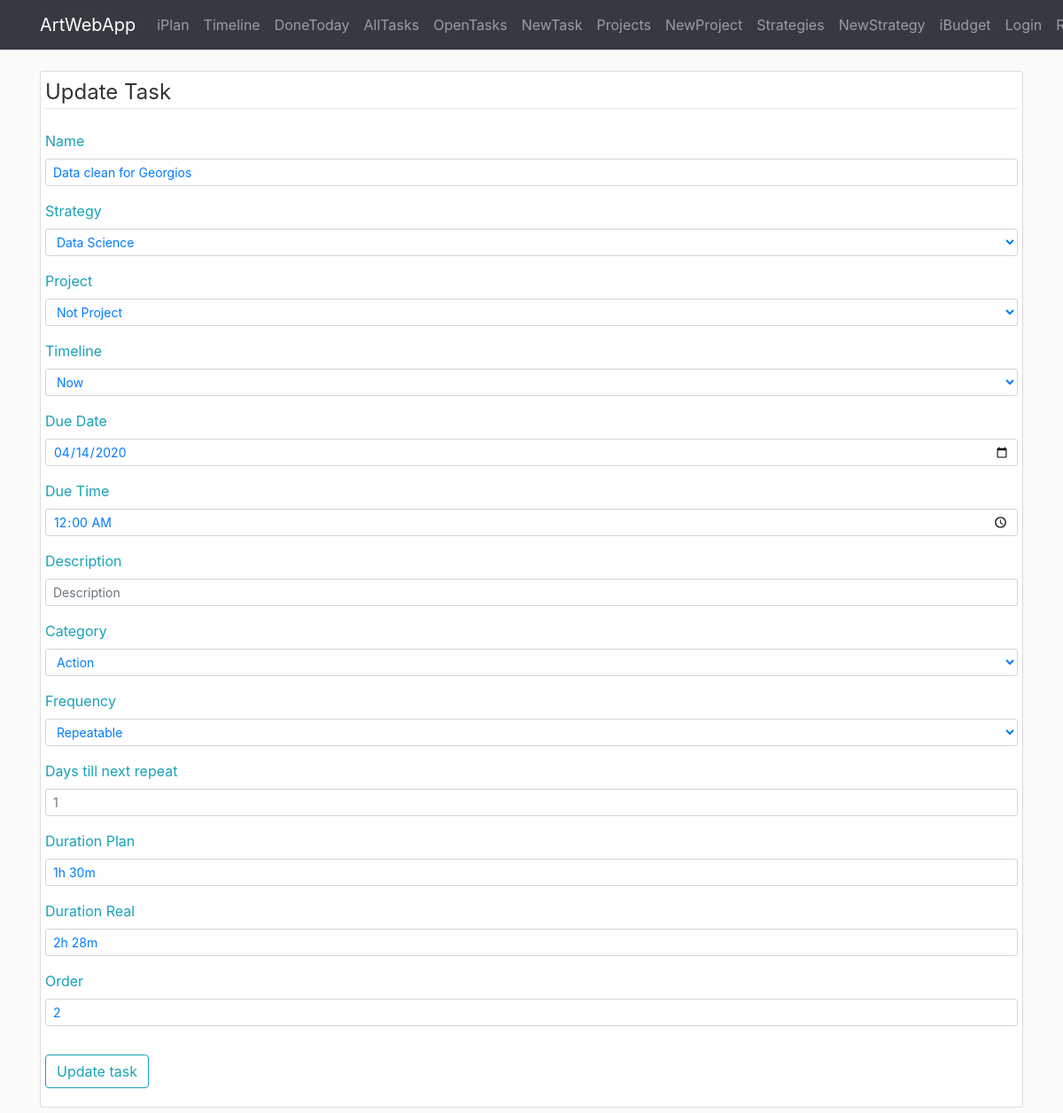
The app's page /iplan/task/update/1, older data.
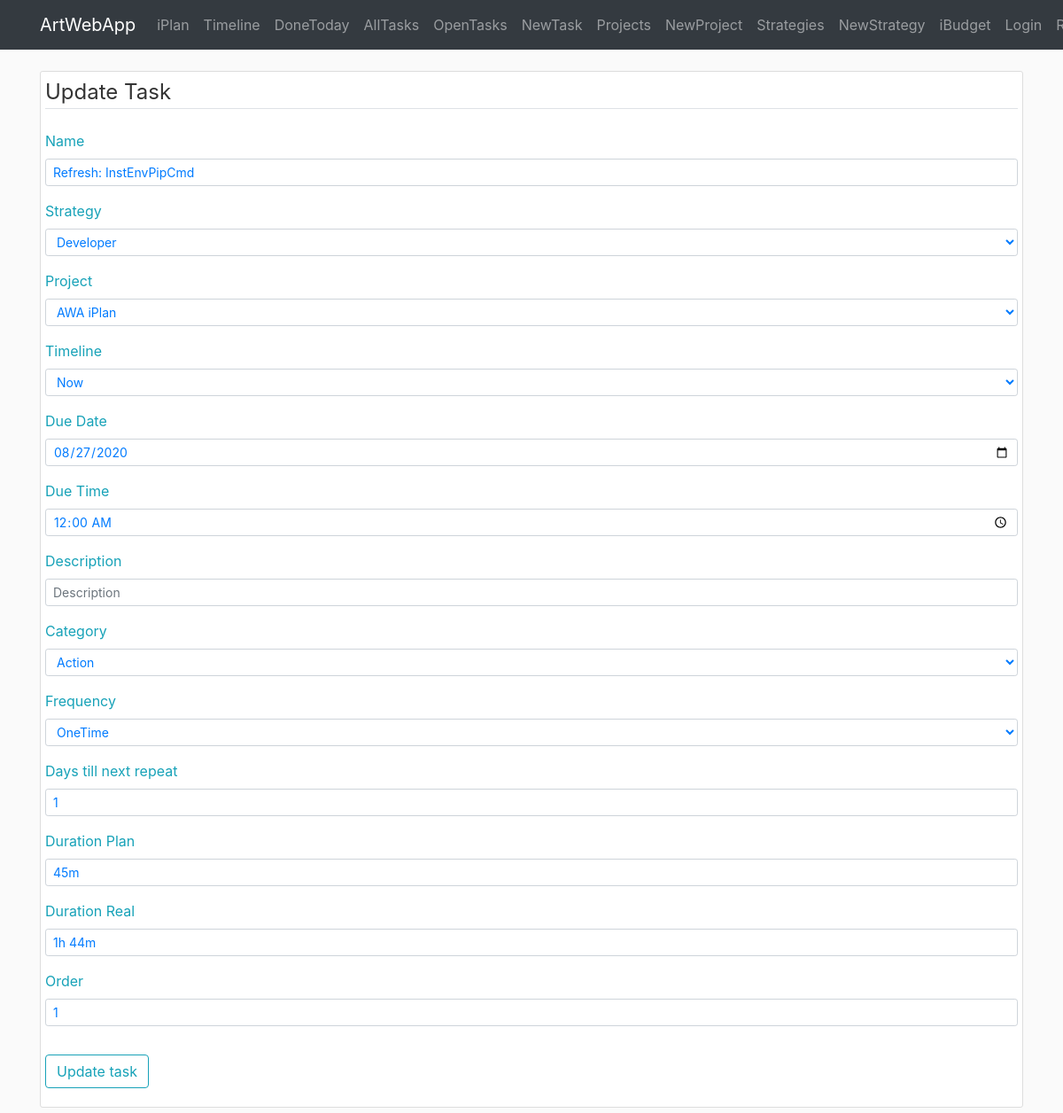
The same page, newer data.
### awa/iplan/models.py (models this page shows, shortened)
class Task(db.Model):
    id = db.Column(db.Integer, primary_key=True, autoincrement=True)
    name = db.Column(db.String(140), nullable=False)
    desc = db.Column(db.Text)
    category = db.Column(db.String(20))
    frequency = db.Column(db.String(10))
    frequency_days = db.Column(db.Integer)
    time_creation = db.Column(db.DateTime, default=datetime.now)
    time_completion = db.Column(db.DateTime)
    time_due = db.Column(db.DateTime)
    time_line = db.Column(db.String(20))
    duration_plan = db.Column(db.Interval, nullable=False, default=timedelta(0))
    duration_real = db.Column(db.Interval, nullable=False, default=timedelta(0))
    timer_start = db.Column(db.DateTime)
    order = db.Column(db.Integer)
    show_menu = db.Column(db.Boolean, default=True, nullable=False)
    id_strategy = db.Column(db.Integer, db.ForeignKey('strategy.id'), nullable=False)
    id_project = db.Column(db.Integer, db.ForeignKey('project.id'))

### awa/iplan/routes.py (the view)
@iplan.route('/iplan/task/update/<id_task>', methods=['GET', 'POST'])
def task_update(id_task):
    form_task = TaskForm()
    form_task.id_strategy.choices = [(item.id, item.name) for item in Strategy.query.all()]
    form_task.id_project.choices = [(item.id, item.name) for item in Project.query.order_by(Project.order).all()]
    form_task.category.choices = TASK_CATEGORY_CHOICES
    form_task.frequency.choices = TASK_FREQUENCY_CHOICES
    form_task.time_line.choices = TimeLine.selectfield_choices()
    task = Task.query.get_or_404(id_task)
    if form_task.validate_on_submit():
        task.name = form_task.name.data
        task.id_strategy = form_task.id_strategy.data
        task.id_project = form_task.id_project.data
        task.desc = form_task.desc.data
        task.category = dict(TASK_CATEGORY_CHOICES).get(form_task.category.data)
        task.frequency = dict(TASK_FREQUENCY_CHOICES).get(form_task.frequency.data)
        task.frequency_days = form_task.frequency_days.data
        task.duration_plan = duration_from_string(form_task.duration_plan.data)
        task.duration_real = duration_from_string(form_task.duration_real.data)
        task.time_line = form_task.time_line.data
        task.time_due = datetime(year=form_task.time_due_date.data.year, month=form_task.time_due_date.data.month, day=form_task.time_due_date.data.day) + timedelta(hours=form_task.time_due_time.data.hour, minutes=form_task.time_due_time.data.minute)
        task.order = form_task.order.data
        db.session.commit()
        return redirect(url_for('iplan.timeline'))
    elif request.method == 'GET':
        form_task.name.data = task.name
        form_task.id_strategy.data = task.id_strategy
        form_task.id_project.data = task.id_project
        form_task.desc.data = task.desc
        form_task.category.data = reverse_dict(TASK_CATEGORY_CHOICES).get(task.category, 1)
        form_task.frequency.data = reverse_dict(TASK_FREQUENCY_CHOICES).get(task.frequency, 1)
        form_task.frequency_days.data = task.frequency_days
        form_task.duration_plan.data = string_from_duration(task.duration_plan)
        form_task.duration_real.data = string_from_duration(task.duration_real)
        form_task.order.data = task.order
        form_task.time_line.data = task.time_line
        form_task.time_due_date.data = task.time_due
        form_task.time_due_time.data = task.time_due
        form_task.submit.label.text = 'Update task'
    return render_template('iplan/task_edit.html', form_task=form_task, legend='Update Task')

### awa/iplan/forms.py
class TaskForm(FlaskForm):
    name = StringField(label='Name', validators=[DataRequired(), Length(min=1, max=140)])
    desc = StringField(label='Description')
    duration_plan = StringField(label='Duration Plan')  # Is converted to Interval with duration_from_string
    duration_real = StringField(label='Duration Real')
    category = SelectField(label='Category', coerce=int)
    time_line = SelectField(label='Timeline')
    time_due_date = DateField(label='Due Date')
    time_due_time = TimeField(label='Due Time')
    frequency = SelectField(label='Frequency', coerce=int)
    frequency_days = IntegerField(label='Days till next repeat')
    order = IntegerField(label='Order')
    id_strategy = SelectField(label='Strategy', coerce=int)
    id_project = SelectField(label='Project', coerce=int)
    submit = SubmitField(label='Add Task')

### awa/iplan/utils.py (called while the page is built)
def reverse_dict(x):
    return {v: k for (k, v) in dict(x).items()}

    @staticmethod
    def selectfield_choices():
        return [(x, x) for x in TimeLine.categories]

### awa/templates/iplan/task_edit.html (shortened to what the changed rows need)
{% extends "layout.html" %}
{% block content %}
<div class="container">
     <div class="content-section">
         <form method="POST" action="">
            <fieldset class="form-group">
                <div class="form-group">
                    {{ form_task.name.label(class="form-control-label text-info text-info") }}
                    {% if form_task.name.errors %}
                        {{ form_task.name(class="form-control form-control-sm is-invalid") }}
                        <div class="invalid-feedback">
                            {% for error in form_task.name.errors %}
                                <span>{{ error }}</span>
                            {% endfor %}
                        </div>
                    {% else %}
                        {{ form_task.name(class="form-control form-control-sm text-primary", placeholder='Task') }}
                    {% endif %}
                </div>
                <div class="form-group">
                    {{ form_task.id_strategy.label(class="form-control-label text-info text-info") }}
                    {% if form_task.id_strategy.errors %}
                        {{ form_task.id_strategy(class="form-control form-control-sm is-invalid") }}
                        <div class="invalid-feedback">
                            {% for error in form_task.id_strategy.errors %}
                                <span>{{ error }}</span>
                            {% endfor %}
                        </div>
                    {% else %}
                        {{ form_task.id_strategy(class="form-control form-control-sm text-primary", placeholder='Strategy') }}
                    {% endif %}
                </div>
                <div class="form-group">
                    {{ form_task.id_project.label(class="form-control-label text-info text-info") }}
                    {% if form_task.id_project.errors %}
                        {{ form_task.id_project(class="form-control form-control-sm is-invalid") }}
                        <div class="invalid-feedback">
                            {% for error in form_task.id_project.errors %}
                                <span>{{ error }}</span>
                            {% endfor %}
                        </div>
                    {% else %}
                        {{ form_task.id_project(class="form-control form-control-sm text-primary", placeholder='Project') }}
                    {% endif %}
                </div>
                <div class="form-group">
                    {{ form_task.time_line.label(class="form-control-label text-info text-info") }}
                    {% if form_task.time_line.errors %}
                        {{ form_task.time_line(class="form-control form-control-sm is-invalid") }}
                        <div class="invalid-feedback">
                            {% for error in form_task.time_line.errors %}
                                <span>{{ error }}</span>
                            {% endfor %}
                        </div>
                    {% else %}
                        {{ form_task.time_line(class="form-control form-control-sm text-primary", placeholder='Task') }}
                    {% endif %}
                </div>
                <div class="form-group">
                    {{ form_task.time_due_date.label(class="form-control-label text-info text-info") }}
                    {% if form_task.time_due_date.errors %}
                        {{ form_task.time_due_date(class="form-control form-control-sm is-invalid") }}
                        <div class="invalid-feedback">
                            {% for error in form_task.time_due_date.errors %}
                                <span>{{ error }}</span>
                            {% endfor %}
                        </div>
                    {% else %}
                        {{ form_task.time_due_date(class="form-control form-control-sm text-primary") }}
                    {% endif %}
                </div>
                <div class="form-group">
                    {{ form_task.desc.label(class="form-control-label text-info") }}
                    {% if form_task.desc.errors %}
                        {{ form_task.desc(class="form-control form-control-sm is-invalid") }}
                        <div class="invalid-feedback">
                            {% for error in form_task.desc.errors %}
                                <span>{{ error }}</span>
                            {% endfor %}
                        </div>
                    {% else %}
                        {{ form_task.desc(class="form-control form-control-sm text-primary", placeholder='Description') }}
                    {% endif %}
                </div>
                <div class="form-group">
                    {{ form_task.category.label(class="form-control-label text-info") }}
                    {% if form_task.category.errors %}
                        {{ form_task.category(class="form-control form-control-sm is-invalid") }}
                        <div class="invalid-feedback">
                            {% for error in form_task.category.errors %}
                                <span>{{ error }}</span>
                            {% endfor %}
                        </div>
                    {% else %}
                        {{ form_task.category(class="form-control form-control-sm text-primary", placeholder='Description') }}
                    {% endif %}
                </div>
                <div class="form-group">
                    {{ form_task.frequency.label(class="form-control-label text-info") }}
                    {% if form_task.frequency.errors %}
                        {{ form_task.frequency(class="form-control form-control-sm is-invalid") }}
                        <div class="invalid-feedback">
                            {% for error in form_task.frequency.errors %}
                                <span>{{ error }}</span>
                            {% endfor %}
                        </div>
                    {% else %}
                        {{ form_task.frequency(class="form-control form-control-sm text-primary", placeholder='Description') }}
                    {% endif %}
                </div>
                <div class="form-group">
                    {{ form_task.frequency_days.label(class="form-control-label text-info") }}
                    {% if form_task.frequency_days.errors %}
                        {{ form_task.frequency_days(class="form-control form-control-sm is-invalid") }}
                        <div class="invalid-feedback">
                            {% for error in form_task.frequency_days.errors %}
                                <span>{{ error }}</span>
                            {% endfor %}
                        </div>
                    {% else %}
                        {{ form_task.frequency_days(class="form-control form-control-sm text-primary", placeholder=1) }}
                    {% endif %}
                </div>
                <div class="form-group">
                    {{ form_task.duration_plan.label(class="form-control-label text-info") }}
                    {% if form_task.duration_plan.errors %}
                        {{ form_task.duration_plan(class="form-control form-control-sm is-invalid") }}
                        <div class="invalid-feedback">
                            {% for error in form_task.duration_plan.errors %}
                                <span>{{ error }}</span>
                            {% endfor %}
                        </div>
                    {% else %}
                        {{ form_task.duration_plan(class="form-control form-control-sm text-primary", placeholder='0h 0m')}}
                    {% endif %}
                </div>
                <div class="form-group">
                    {{ form_task.duration_real.label(class="form-control-label text-info") }}
                    {% if form_task.duration_real.errors %}
                        {{ form_task.duration_real(class="form-control form-control-sm is-invalid") }}
                        <div class="invalid-feedback">
                            {% for error in form_task.duration_real.errors %}
                                <span>{{ error }}</span>
                            {% endfor %}
                        </div>
                    {% else %}
                        {{ form_task.duration_real(class="form-control form-control-sm text-primary", placeholder='0h 0m')}}
                    {% endif %}
                </div>
                <div class="form-group">
                    {{ form_task.order.label(class="form-control-label text-info") }}
                    {% if form_task.order.errors %}
                        {{ form_task.order(class="form-control form-control-sm is-invalid") }}
                        <div class="invalid-feedback">
                            {% for error in form_task.order.errors %}
                                <span>{{ error }}</span>
                            {% endfor %}
                        </div>
                    {% else %}
                        {{ form_task.order(class="form-control form-control-sm text-primary", placeholder='0')}}
                    {% endif %}
                </div>
            </fieldset>
        </form>
    </div>
{% endblock content %}

Row changes from the older to the newer data that the page shows:
changed Task "Now": name "Data clean for Georgios" → "Refresh: InstEnvPipCmd"; id_strategy "Data Science" → "Developer"; id_project "Not Project" → "AWA iPlan"; frequency "Repeatable" → "OneTime"; frequency_days (not shown) → "1"; duration_plan "1h 30m" → "45m"; duration_real "2h 28m" → "1h 44m"; order "2" → "1"
Text that changed along with them:
form field time_due_date: "04/14/2020" → "08/27/2020"
